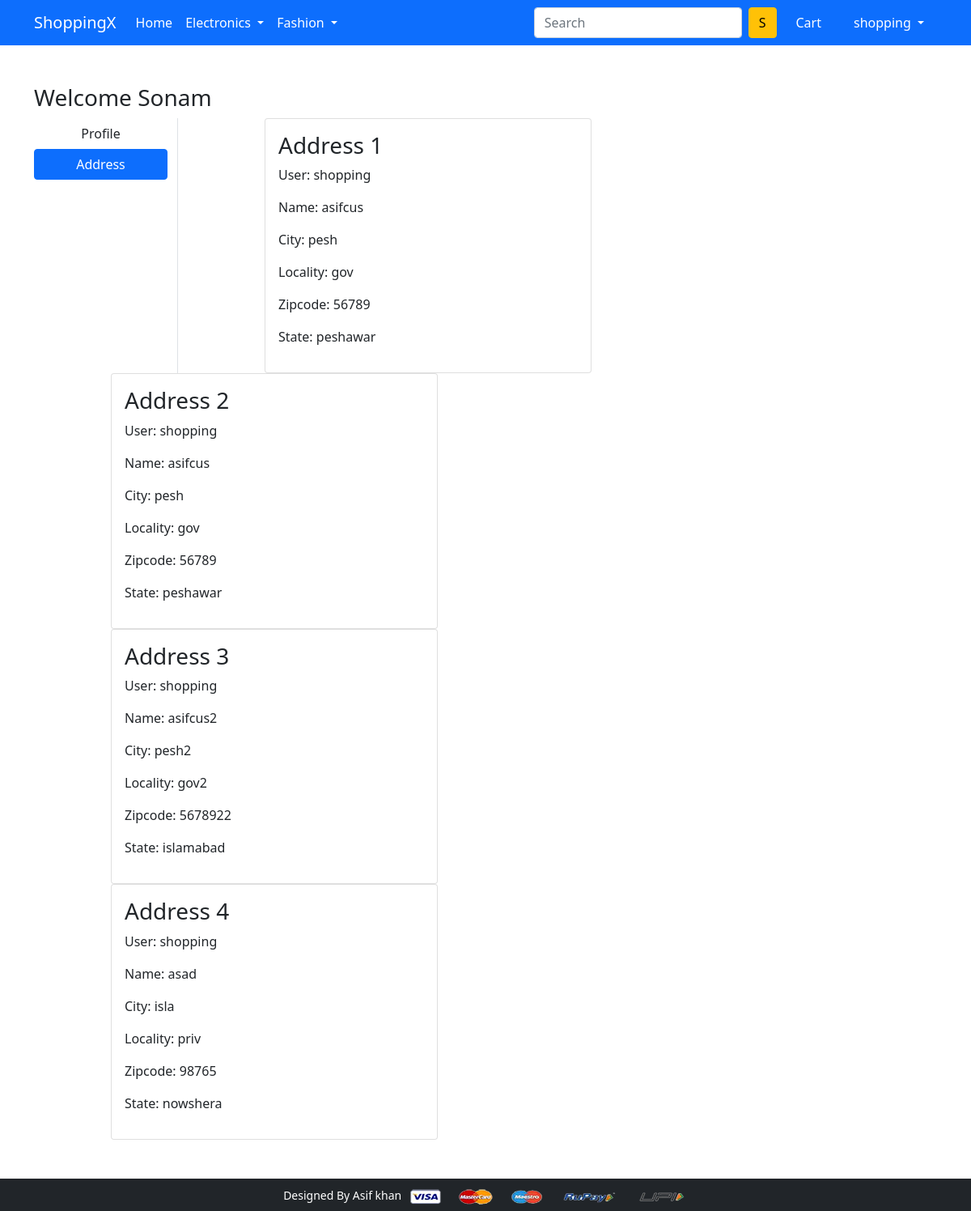
The page /address/ (signed in) on the database its author committed.
### app/models.py (models this page shows, shortened)
class Customer(models.Model):
    user=models.ForeignKey(User,on_delete=models.CASCADE)
    name=models.CharField(max_length=40)
    locality= models.CharField(max_length=40)
    city = models.CharField(max_length=40)
    zipcode = models.IntegerField()
    state = models.CharField(max_length=40,choices=STATES)

### app/views.py (the view)
# urls.py: path('address/', views.address, name='address'),
def address(request):
    user=request.user
    form = Customer.objects.filter(user=user)
    return render(request, 'app/address.html', {'form': form, "active": "btn-primary"})

### app/templates/app/address.html (shortened to what this page needs)
{% extends 'app/base.html' %}
{% load static %}
{% block main-content %}
<div class="container my-5">
 <div class="row">
 <h3>Welcome Sonam</h3>
  <div class="col-sm-2 border-end">
   <ul class="list-unstyled">
    <li class="d-grid"><a href="{% url 'profile' %}" class="btn">Profile</a></li>
    <li class="d-grid"><a href="{% url 'address' %}" class="btn {{active}}">Address</a></li>
   </ul>
  </div>
  {% for f in form %}
  <div class="col-sm-9 offset-sm-1">
   <div class="row">
    <div class="col-sm-6">
     <div class="card">
      <div class="card-body">
       <h3>Address {{forloop.counter}}</h3>
       <p>User: {{f.user}}</p>
       <p>Name: {{f.name}}</p>
       <p>City: {{f.city}}</p>
       <p>Locality: {{f.locality}}</p>
       <p>Zipcode: {{f.zipcode}}</p>
       <p>State: {{f.state}}</p>
      </div>
     </div>
    </div>
   </div>
  </div>
  {% endfor %}
 </div>
</div>
{% endblock main-content %}

### app/templates/app/base.html (shortened to what this page needs)
<!doctype html>
{% load static %}
<html lang="en">
  <head>
    <link href="https://cdn.jsdelivr.net/npm/bootstrap@5.0.0-beta1/dist/css/bootstrap.min.css" rel="stylesheet">
    <link rel="stylesheet" href="{% static 'app/css/owl.carousel.min.css' %}">
    <link rel="stylesheet" href="{% static 'app/css/all.min.css' %}">
    <link rel="stylesheet" href="{% static 'app/css/style.css' %}">
  </head>
  <body>
    <nav class="navbar navbar-expand-lg navbar-dark bg-primary">
     <div class="container">
       <a class="navbar-brand" href="/">ShoppingX</a>
       <div class="collapse navbar-collapse" id="navbarSupportedContent">
         <ul class="navbar-nav me-auto mb-2 mb-lg-0">
           <li class="nav-item">
             <a class="nav-link active" aria-current="page" href="/">Home</a>
           </li>
           <li class="nav-item dropdown">
             <a class="nav-link dropdown-toggle text-white" href="#" id="electronicsDropdown" role="button" data-bs-toggle="dropdown" aria-expanded="false">
               Electronics
             </a>
           </li>
           <li class="nav-item dropdown">
             <a class="nav-link dropdown-toggle text-white" href="#" id="fashionDropdown" role="button" data-bs-toggle="dropdown" aria-expanded="false">
               Fashion
             </a>
           </li>
         </ul>
         <form class="d-flex">
           <input class="form-control me-2" type="search" placeholder="Search" aria-label="Search">
           <button class="btn btn-warning" type="submit">S</button>
         </form>
             {% if request.user.is_authenticated %}
             <li class="nav-item mx-2 d-flex justify-content-between">
              <a href="{% url 'showcart' %}" class="nav-link text-white ">Cart</a>
             </li>
             <div>
          <ul class="navbar-nav me-auto mb-2 mb-lg-0">
           <li class="nav-item dropdown mx-2">
              <a class="nav-link dropdown-toggle text-white" href="#" id="profileDropdown" role="button" data-bs-toggle="dropdown" aria-expanded="false">
                {{user.username}}
              </a>
            </li>
             {% endif %}
         </div>
       </div>
     </div>
    </nav>
    {% block main-content %} {% endblock main-content %}
    <footer class="container-fluid bg-dark text-center p-2 mt-5">
        <small class="text-white"> Designed By Asif khan     </small>
        <img src="{% static 'app/images/payment.png' %}" alt="this siis " srcset="" class="img-fluid" height="2px">
    </footer>
  </body>
</html>

### rows shown on the page
Customer: user "shopping", name "asifcus", city "pesh", locality "gov", zipcode "56789", state "peshawar"
Customer: user "shopping", name "asifcus", city "pesh", locality "gov", zipcode "56789", state "peshawar"
Customer: user "shopping", name "asifcus2", city "pesh2", locality "gov2", zipcode "5678922", state "islamabad"
Customer: user "shopping", name "asad", city "isla", locality "priv", zipcode "98765", state "nowshera"

### other values the page prints
{{ user.username }} "shopping"
